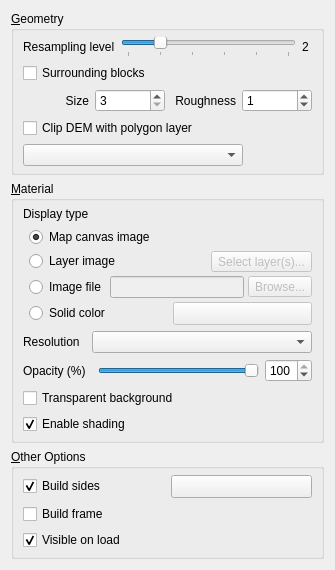
<?xml version="1.0" encoding="UTF-8"?>
<ui version="4.0">
 <class>DEMPropertiesWidget</class>
 <widget class="QWidget" name="DEMPropertiesWidget">
  <property name="geometry">
   <rect>
    <x>0</x>
    <y>0</y>
    <width>335</width>
    <height>533</height>
   </rect>
  </property>
  <property name="windowTitle">
   <string>Form</string>
  </property>
  <layout class="QVBoxLayout" name="verticalLayout_2">
   <item>
    <widget class="QGroupBox" name="groupBox_Geometry">
     <property name="title">
      <string>&amp;Geometry</string>
     </property>
     <layout class="QVBoxLayout" name="verticalLayout_6">
      <property name="topMargin">
       <number>6</number>
      </property>
      <property name="bottomMargin">
       <number>6</number>
      </property>
      <item>
       <layout class="QHBoxLayout" name="horizontalLayout_Resampling">
        <item>
         <widget class="QLabel" name="label_Resampling">
          <property name="text">
           <string>Resampling level</string>
          </property>
         </widget>
        </item>
        <item>
         <widget class="QSlider" name="horizontalSlider_DEMSize">
          <property name="enabled">
           <bool>true</bool>
          </property>
          <property name="minimum">
           <number>1</number>
          </property>
          <property name="maximum">
           <number>6</number>
          </property>
          <property name="singleStep">
           <number>1</number>
          </property>
          <property name="pageStep">
           <number>1</number>
          </property>
          <property name="value">
           <number>2</number>
          </property>
          <property name="orientation">
           <enum>Qt::Horizontal</enum>
          </property>
          <property name="tickPosition">
           <enum>QSlider::TicksBelow</enum>
          </property>
          <property name="tickInterval">
           <number>1</number>
          </property>
         </widget>
        </item>
        <item>
         <widget class="QLabel" name="label_ResamplingLevel">
          <property name="minimumSize">
           <size>
            <width>10</width>
            <height>0</height>
           </size>
          </property>
          <property name="text">
           <string>2</string>
          </property>
         </widget>
        </item>
       </layout>
      </item>
      <item>
       <layout class="QVBoxLayout" name="verticalLayout_Surroundings">
        <item>
         <widget class="QCheckBox" name="checkBox_Surroundings">
          <property name="text">
           <string>Surrounding blocks</string>
          </property>
         </widget>
        </item>
        <item>
         <layout class="QGridLayout" name="gridLayout_Surroundings">
          <item row="0" column="2">
           <widget class="QLabel" name="label_3">
            <property name="text">
             <string>Roughness</string>
            </property>
            <property name="alignment">
             <set>Qt::AlignRight|Qt::AlignTrailing|Qt::AlignVCenter</set>
            </property>
           </widget>
          </item>
          <item row="0" column="3">
           <widget class="QSpinBox" name="spinBox_Roughening">
            <property name="minimumSize">
             <size>
              <width>70</width>
              <height>0</height>
             </size>
            </property>
            <property name="maximum">
             <number>64</number>
            </property>
            <property name="value">
             <number>1</number>
            </property>
           </widget>
          </item>
          <item row="0" column="1">
           <widget class="QSpinBox" name="spinBox_Size">
            <property name="minimumSize">
             <size>
              <width>70</width>
              <height>0</height>
             </size>
            </property>
            <property name="minimum">
             <number>3</number>
            </property>
            <property name="maximum">
             <number>9</number>
            </property>
            <property name="singleStep">
             <number>2</number>
            </property>
            <property name="value">
             <number>3</number>
            </property>
           </widget>
          </item>
          <item row="0" column="0">
           <widget class="QLabel" name="label_2">
            <property name="text">
             <string>Size</string>
            </property>
            <property name="alignment">
             <set>Qt::AlignRight|Qt::AlignTrailing|Qt::AlignVCenter</set>
            </property>
           </widget>
          </item>
         </layout>
        </item>
       </layout>
      </item>
      <item>
       <layout class="QVBoxLayout" name="verticalLayout_Clip">
        <item>
         <widget class="QCheckBox" name="checkBox_Clip">
          <property name="text">
           <string>Clip DEM with polygon layer</string>
          </property>
         </widget>
        </item>
        <item>
         <widget class="QComboBox" name="comboBox_ClipLayer">
          <property name="sizePolicy">
           <sizepolicy hsizetype="Expanding" vsizetype="Fixed">
            <horstretch>0</horstretch>
            <verstretch>0</verstretch>
           </sizepolicy>
          </property>
          <property name="maximumSize">
           <size>
            <width>220</width>
            <height>16777215</height>
           </size>
          </property>
         </widget>
        </item>
       </layout>
      </item>
     </layout>
    </widget>
   </item>
   <item>
    <widget class="QGroupBox" name="groupBox_Material">
     <property name="title">
      <string>&amp;Material</string>
     </property>
     <layout class="QVBoxLayout" name="verticalLayout_4">
      <property name="topMargin">
       <number>6</number>
      </property>
      <property name="bottomMargin">
       <number>6</number>
      </property>
      <item>
       <widget class="QLabel" name="label_5">
        <property name="text">
         <string>Display type</string>
        </property>
       </widget>
      </item>
      <item>
       <layout class="QVBoxLayout" name="verticalLayout">
        <property name="spacing">
         <number>4</number>
        </property>
        <property name="leftMargin">
         <number>6</number>
        </property>
        <item>
         <widget class="QRadioButton" name="radioButton_MapCanvas">
          <property name="text">
           <string>Map canvas image</string>
          </property>
          <property name="checked">
           <bool>true</bool>
          </property>
         </widget>
        </item>
        <item>
         <layout class="QHBoxLayout" name="horizontalLayout_5">
          <item>
           <widget class="QRadioButton" name="radioButton_LayerImage">
            <property name="text">
             <string>Layer image</string>
            </property>
           </widget>
          </item>
          <item>
           <widget class="QLabel" name="label_LayerImage">
            <property name="enabled">
             <bool>false</bool>
            </property>
            <property name="text">
             <string/>
            </property>
            <property name="alignment">
             <set>Qt::AlignRight|Qt::AlignTrailing|Qt::AlignVCenter</set>
            </property>
           </widget>
          </item>
          <item>
           <widget class="QToolButton" name="toolButton_SelectLayer">
            <property name="enabled">
             <bool>false</bool>
            </property>
            <property name="text">
             <string>Select layer(s)...</string>
            </property>
           </widget>
          </item>
         </layout>
        </item>
        <item>
         <layout class="QHBoxLayout" name="horizontalLayout_ImageFile">
          <item>
           <widget class="QRadioButton" name="radioButton_ImageFile">
            <property name="enabled">
             <bool>true</bool>
            </property>
            <property name="text">
             <string>Image file</string>
            </property>
           </widget>
          </item>
          <item>
           <widget class="QLineEdit" name="lineEdit_ImageFile">
            <property name="enabled">
             <bool>false</bool>
            </property>
           </widget>
          </item>
          <item>
           <widget class="QToolButton" name="toolButton_ImageFile">
            <property name="enabled">
             <bool>false</bool>
            </property>
            <property name="text">
             <string>Browse...</string>
            </property>
           </widget>
          </item>
         </layout>
        </item>
        <item>
         <layout class="QHBoxLayout" name="horizontalLayout_7">
          <item>
           <widget class="QRadioButton" name="radioButton_SolidColor">
            <property name="text">
             <string>Solid color</string>
            </property>
           </widget>
          </item>
          <item>
           <widget class="QgsColorButton" name="colorButton_Color">
            <property name="enabled">
             <bool>false</bool>
            </property>
            <property name="sizePolicy">
             <sizepolicy hsizetype="Preferred" vsizetype="Fixed">
              <horstretch>0</horstretch>
              <verstretch>0</verstretch>
             </sizepolicy>
            </property>
           </widget>
          </item>
         </layout>
        </item>
       </layout>
      </item>
      <item>
       <layout class="QGridLayout" name="gridLayout">
        <item row="2" column="2">
         <widget class="QSlider" name="horizontalSlider_Opacity">
          <property name="maximum">
           <number>100</number>
          </property>
          <property name="value">
           <number>100</number>
          </property>
          <property name="orientation">
           <enum>Qt::Horizontal</enum>
          </property>
         </widget>
        </item>
        <item row="2" column="0">
         <widget class="QLabel" name="label_17">
          <property name="text">
           <string>Opacity (%)</string>
          </property>
         </widget>
        </item>
        <item row="0" column="0">
         <widget class="QLabel" name="label_TextureSize">
          <property name="text">
           <string>Resolution</string>
          </property>
         </widget>
        </item>
        <item row="2" column="3">
         <widget class="QSpinBox" name="spinBox_Opacity">
          <property name="enabled">
           <bool>true</bool>
          </property>
          <property name="sizePolicy">
           <sizepolicy hsizetype="Preferred" vsizetype="Fixed">
            <horstretch>0</horstretch>
            <verstretch>0</verstretch>
           </sizepolicy>
          </property>
          <property name="prefix">
           <string extracomment="%"/>
          </property>
          <property name="minimum">
           <number>0</number>
          </property>
          <property name="maximum">
           <number>100</number>
          </property>
          <property name="singleStep">
           <number>1</number>
          </property>
          <property name="value">
           <number>100</number>
          </property>
         </widget>
        </item>
        <item row="0" column="1" colspan="3">
         <widget class="QComboBox" name="comboBox_TextureSize"/>
        </item>
       </layout>
      </item>
      <item>
       <widget class="QCheckBox" name="checkBox_TransparentBackground">
        <property name="text">
         <string>Transparent background</string>
        </property>
       </widget>
      </item>
      <item>
       <widget class="QCheckBox" name="checkBox_Shading">
        <property name="text">
         <string>Enable shading</string>
        </property>
        <property name="checked">
         <bool>true</bool>
        </property>
       </widget>
      </item>
     </layout>
    </widget>
   </item>
   <item>
    <widget class="QGroupBox" name="groupBox_Others">
     <property name="title">
      <string>&amp;Other Options</string>
     </property>
     <layout class="QVBoxLayout" name="verticalLayout_5">
      <property name="topMargin">
       <number>6</number>
      </property>
      <property name="bottomMargin">
       <number>6</number>
      </property>
      <item>
       <layout class="QHBoxLayout" name="horizontalLayout">
        <item>
         <widget class="QCheckBox" name="checkBox_Sides">
          <property name="text">
           <string>Build sides</string>
          </property>
          <property name="checked">
           <bool>true</bool>
          </property>
         </widget>
        </item>
        <item>
         <widget class="QgsColorButton" name="toolButton_SideColor">
          <property name="sizePolicy">
           <sizepolicy hsizetype="Preferred" vsizetype="Fixed">
            <horstretch>0</horstretch>
            <verstretch>0</verstretch>
           </sizepolicy>
          </property>
          <property name="text">
           <string/>
          </property>
         </widget>
        </item>
       </layout>
      </item>
      <item>
       <widget class="QCheckBox" name="checkBox_Frame">
        <property name="text">
         <string>Build frame</string>
        </property>
       </widget>
      </item>
      <item>
       <widget class="QCheckBox" name="checkBox_Visible">
        <property name="text">
         <string>Visible on load</string>
        </property>
        <property name="checked">
         <bool>true</bool>
        </property>
       </widget>
      </item>
     </layout>
    </widget>
   </item>
   <item>
    <spacer name="verticalSpacer_3">
     <property name="orientation">
      <enum>Qt::Vertical</enum>
     </property>
     <property name="sizeHint" stdset="0">
      <size>
       <width>20</width>
       <height>40</height>
      </size>
     </property>
    </spacer>
   </item>
  </layout>
 </widget>
 <customwidgets>
  <customwidget>
   <class>QgsColorButton</class>
   <extends>QToolButton</extends>
   <header>qgis.gui</header>
  </customwidget>
 </customwidgets>
 <tabstops>
  <tabstop>horizontalSlider_DEMSize</tabstop>
  <tabstop>checkBox_Surroundings</tabstop>
  <tabstop>spinBox_Size</tabstop>
  <tabstop>spinBox_Roughening</tabstop>
  <tabstop>checkBox_Clip</tabstop>
  <tabstop>comboBox_ClipLayer</tabstop>
  <tabstop>radioButton_MapCanvas</tabstop>
  <tabstop>radioButton_LayerImage</tabstop>
  <tabstop>toolButton_SelectLayer</tabstop>
  <tabstop>radioButton_ImageFile</tabstop>
  <tabstop>lineEdit_ImageFile</tabstop>
  <tabstop>toolButton_ImageFile</tabstop>
  <tabstop>radioButton_SolidColor</tabstop>
  <tabstop>colorButton_Color</tabstop>
  <tabstop>comboBox_TextureSize</tabstop>
  <tabstop>horizontalSlider_Opacity</tabstop>
  <tabstop>spinBox_Opacity</tabstop>
  <tabstop>checkBox_TransparentBackground</tabstop>
  <tabstop>checkBox_Shading</tabstop>
  <tabstop>checkBox_Sides</tabstop>
  <tabstop>toolButton_SideColor</tabstop>
  <tabstop>checkBox_Frame</tabstop>
  <tabstop>checkBox_Visible</tabstop>
 </tabstops>
 <resources/>
 <connections>
  <connection>
   <sender>checkBox_Clip</sender>
   <signal>toggled(bool)</signal>
   <receiver>comboBox_ClipLayer</receiver>
   <slot>setVisible(bool)</slot>
   <hints>
    <hint type="sourcelabel">
     <x>103</x>
     <y>545</y>
    </hint>
    <hint type="destinationlabel">
     <x>305</x>
     <y>547</y>
    </hint>
   </hints>
  </connection>
  <connection>
   <sender>radioButton_LayerImage</sender>
   <signal>toggled(bool)</signal>
   <receiver>label_LayerImage</receiver>
   <slot>setEnabled(bool)</slot>
   <hints>
    <hint type="sourcelabel">
     <x>92</x>
     <y>366</y>
    </hint>
    <hint type="destinationlabel">
     <x>242</x>
     <y>366</y>
    </hint>
   </hints>
  </connection>
  <connection>
   <sender>radioButton_LayerImage</sender>
   <signal>toggled(bool)</signal>
   <receiver>toolButton_SelectLayer</receiver>
   <slot>setEnabled(bool)</slot>
   <hints>
    <hint type="sourcelabel">
     <x>92</x>
     <y>366</y>
    </hint>
    <hint type="destinationlabel">
     <x>367</x>
     <y>366</y>
    </hint>
   </hints>
  </connection>
  <connection>
   <sender>radioButton_ImageFile</sender>
   <signal>toggled(bool)</signal>
   <receiver>lineEdit_ImageFile</receiver>
   <slot>setEnabled(bool)</slot>
   <hints>
    <hint type="sourcelabel">
     <x>57</x>
     <y>391</y>
    </hint>
    <hint type="destinationlabel">
     <x>225</x>
     <y>391</y>
    </hint>
   </hints>
  </connection>
  <connection>
   <sender>radioButton_ImageFile</sender>
   <signal>toggled(bool)</signal>
   <receiver>toolButton_ImageFile</receiver>
   <slot>setEnabled(bool)</slot>
   <hints>
    <hint type="sourcelabel">
     <x>57</x>
     <y>391</y>
    </hint>
    <hint type="destinationlabel">
     <x>386</x>
     <y>391</y>
    </hint>
   </hints>
  </connection>
  <connection>
   <sender>checkBox_Clip</sender>
   <signal>toggled(bool)</signal>
   <receiver>checkBox_Frame</receiver>
   <slot>setDisabled(bool)</slot>
   <hints>
    <hint type="sourcelabel">
     <x>103</x>
     <y>545</y>
    </hint>
    <hint type="destinationlabel">
     <x>237</x>
     <y>639</y>
    </hint>
   </hints>
  </connection>
  <connection>
   <sender>horizontalSlider_DEMSize</sender>
   <signal>valueChanged(int)</signal>
   <receiver>label_ResamplingLevel</receiver>
   <slot>setNum(int)</slot>
   <hints>
    <hint type="sourcelabel">
     <x>205</x>
     <y>42</y>
    </hint>
    <hint type="destinationlabel">
     <x>309</x>
     <y>42</y>
    </hint>
   </hints>
  </connection>
  <connection>
   <sender>horizontalSlider_Opacity</sender>
   <signal>valueChanged(int)</signal>
   <receiver>spinBox_Opacity</receiver>
   <slot>setValue(int)</slot>
   <hints>
    <hint type="sourcelabel">
     <x>177</x>
     <y>346</y>
    </hint>
    <hint type="destinationlabel">
     <x>293</x>
     <y>346</y>
    </hint>
   </hints>
  </connection>
  <connection>
   <sender>spinBox_Opacity</sender>
   <signal>valueChanged(int)</signal>
   <receiver>horizontalSlider_Opacity</receiver>
   <slot>setValue(int)</slot>
   <hints>
    <hint type="sourcelabel">
     <x>293</x>
     <y>346</y>
    </hint>
    <hint type="destinationlabel">
     <x>177</x>
     <y>346</y>
    </hint>
   </hints>
  </connection>
  <connection>
   <sender>radioButton_SolidColor</sender>
   <signal>toggled(bool)</signal>
   <receiver>colorButton_Color</receiver>
   <slot>setEnabled(bool)</slot>
   <hints>
    <hint type="sourcelabel">
     <x>92</x>
     <y>291</y>
    </hint>
    <hint type="destinationlabel">
     <x>242</x>
     <y>291</y>
    </hint>
   </hints>
  </connection>
  <connection>
   <sender>checkBox_Sides</sender>
   <signal>toggled(bool)</signal>
   <receiver>toolButton_SideColor</receiver>
   <slot>setEnabled(bool)</slot>
   <hints>
    <hint type="sourcelabel">
     <x>92</x>
     <y>448</y>
    </hint>
    <hint type="destinationlabel">
     <x>242</x>
     <y>448</y>
    </hint>
   </hints>
  </connection>
 </connections>
</ui>
